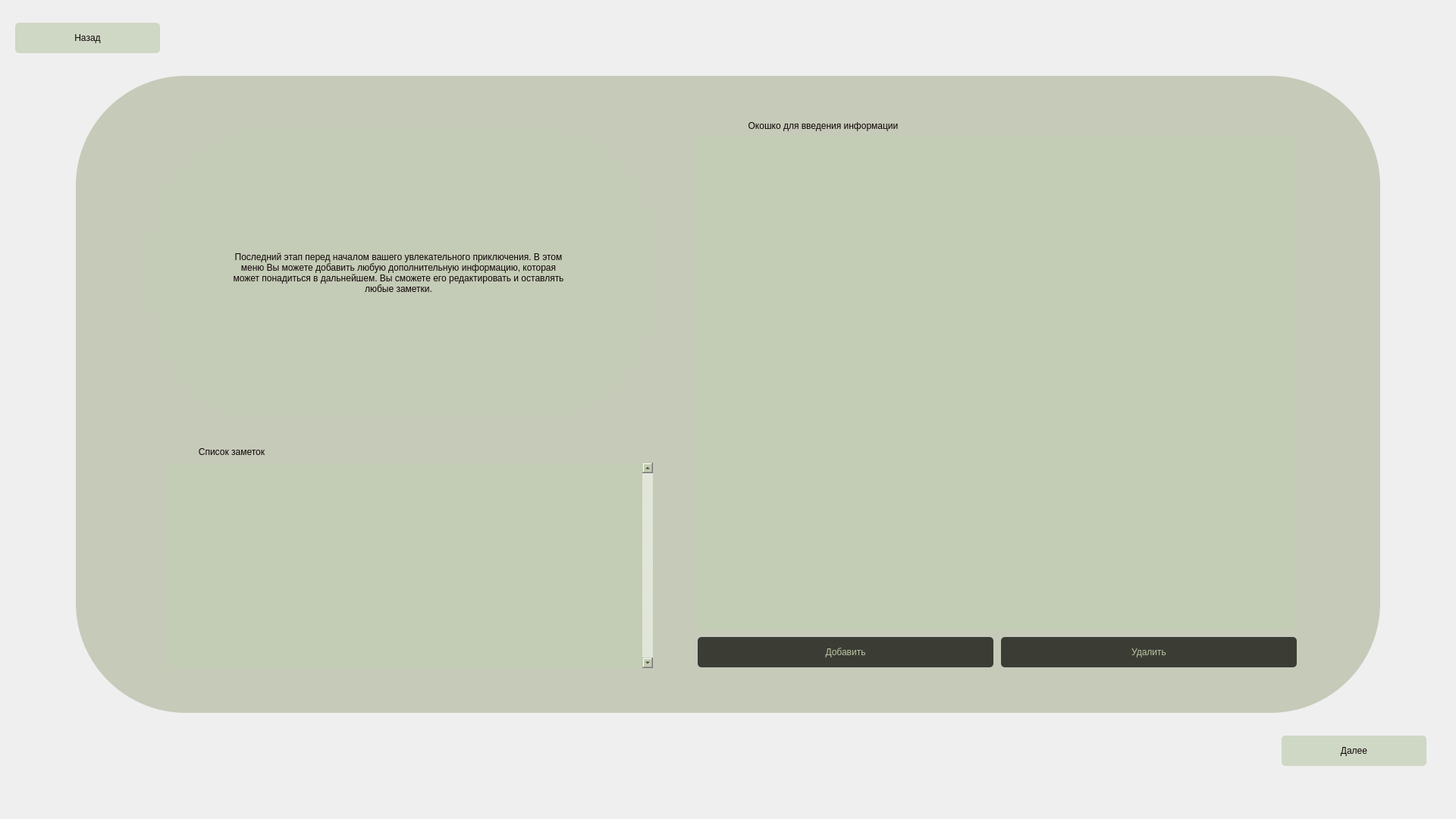
<?xml version="1.0" encoding="UTF-8"?>
<ui version="4.0">
 <class>Form</class>
 <widget class="QWidget" name="Form">
  <property name="geometry">
   <rect>
    <x>0</x>
    <y>0</y>
    <width>1920</width>
    <height>1080</height>
   </rect>
  </property>
  <property name="windowTitle">
   <string>Form</string>
  </property>
  <widget class="QLabel" name="label">
   <property name="geometry">
    <rect>
     <x>0</x>
     <y>0</y>
     <width>1920</width>
     <height>1080</height>
    </rect>
   </property>
   <property name="styleSheet">
    <string notr="true">border-image: url(&quot;/home/dis/Загрузки/background/forest5.jpg&quot;) 0 0 0 0 stretch stretch</string>
   </property>
   <property name="text">
    <string/>
   </property>
  </widget>
  <widget class="QLabel" name="label_2">
   <property name="geometry">
    <rect>
     <x>100</x>
     <y>100</y>
     <width>1720</width>
     <height>840</height>
    </rect>
   </property>
   <property name="styleSheet">
    <string notr="true">/*background-color: rgba(241, 243, 181, 55);*/
background-color: rgba(99, 113, 54, 75);
border-radius: 145px;</string>
   </property>
   <property name="text">
    <string/>
   </property>
  </widget>
  <widget class="QLabel" name="label_3">
   <property name="geometry">
    <rect>
     <x>200</x>
     <y>170</y>
     <width>661</width>
     <height>381</height>
    </rect>
   </property>
   <property name="styleSheet">
    <string notr="true">
color: rgb(14, 4, 5);
font: 500 italic 18pt &quot;Z003 [urw]&quot;;
background-color: rgba(193, 204, 178, 95);
border-radius: 150px;
opacity: 0.5;</string>
   </property>
   <property name="text">
    <string>&lt;html&gt;&lt;head/&gt;&lt;body&gt;&lt;p align=&quot;justify&quot;&gt;&lt;br/&gt;&lt;/p&gt;&lt;/body&gt;&lt;/html&gt;</string>
   </property>
   <property name="textFormat">
    <enum>Qt::TextFormat::AutoText</enum>
   </property>
   <property name="scaledContents">
    <bool>false</bool>
   </property>
   <property name="wordWrap">
    <bool>true</bool>
   </property>
  </widget>
  <widget class="QListWidget" name="list_files_zamenki">
   <property name="geometry">
    <rect>
     <x>220</x>
     <y>610</y>
     <width>641</width>
     <height>271</height>
    </rect>
   </property>
   <property name="styleSheet">
    <string notr="true">
color: rgb(14, 4, 5);
font: 500 italic 16pt &quot;Z003 [urw]&quot;;
background-color: rgba(193, 204, 178, 195);
border-radius: 5px;
opacity: 0.5;</string>
   </property>
   <property name="verticalScrollBarPolicy">
    <enum>Qt::ScrollBarPolicy::ScrollBarAlwaysOn</enum>
   </property>
  </widget>
  <widget class="QPushButton" name="btm_dalee">
   <property name="geometry">
    <rect>
     <x>1690</x>
     <y>970</y>
     <width>191</width>
     <height>40</height>
    </rect>
   </property>
   <property name="styleSheet">
    <string notr="true">color: rgb(14, 4, 5);
font: 500 italic 20pt &quot;Z003 [urw]&quot;;
background-color: rgba(193, 204, 178, 175);
border-radius: 5px;
opacity: 0.5;</string>
   </property>
   <property name="text">
    <string>Далее</string>
   </property>
  </widget>
  <widget class="QPushButton" name="btm_nazad">
   <property name="geometry">
    <rect>
     <x>20</x>
     <y>30</y>
     <width>191</width>
     <height>40</height>
    </rect>
   </property>
   <property name="styleSheet">
    <string notr="true">color: rgb(14, 4, 5);
font: 500 italic 20pt &quot;Z003 [urw]&quot;;
background-color: rgba(193, 204, 178, 175);
border-radius: 5px;
opacity: 0.5;</string>
   </property>
   <property name="text">
    <string>Назад</string>
   </property>
  </widget>
  <widget class="QLabel" name="label_4">
   <property name="geometry">
    <rect>
     <x>300</x>
     <y>180</y>
     <width>451</width>
     <height>361</height>
    </rect>
   </property>
   <property name="styleSheet">
    <string notr="true">
color: rgb(14, 4, 5);
font: 500 italic 18pt &quot;Z003 [urw]&quot;;
</string>
   </property>
   <property name="text">
    <string>&lt;html&gt;&lt;head/&gt;&lt;body&gt;&lt;p align=&quot;center&quot;&gt;Последний этап перед началом вашего увлекательного приключения. В этом меню Вы можете добавить любую дополнительную информацию, которая может понадиться в дальнейшем. Вы сможете его редактировать и оставлять любые заметки.&lt;/p&gt;&lt;/body&gt;&lt;/html&gt;</string>
   </property>
   <property name="scaledContents">
    <bool>true</bool>
   </property>
   <property name="wordWrap">
    <bool>true</bool>
   </property>
  </widget>
  <widget class="QLabel" name="label_9">
   <property name="geometry">
    <rect>
     <x>160</x>
     <y>580</y>
     <width>291</width>
     <height>31</height>
    </rect>
   </property>
   <property name="styleSheet">
    <string notr="true">
color: rgb(14, 4, 5);
font: 500 italic 18pt &quot;Z003 [urw]&quot;;
</string>
   </property>
   <property name="text">
    <string>Список заметок</string>
   </property>
   <property name="alignment">
    <set>Qt::AlignmentFlag::AlignCenter</set>
   </property>
  </widget>
  <widget class="QPushButton" name="btm_add_zamentk">
   <property name="geometry">
    <rect>
     <x>920</x>
     <y>840</y>
     <width>390</width>
     <height>40</height>
    </rect>
   </property>
   <property name="styleSheet">
    <string notr="true">color: rgb(188, 197, 163);
font: 500 italic 20pt &quot;Z003 [urw]&quot;;
background-color: rgba(21, 22, 17,200);
border-radius: 5px;
opacity: 0.5;</string>
   </property>
   <property name="text">
    <string>Добавить</string>
   </property>
  </widget>
  <widget class="QPushButton" name="ptm_del_zamenki">
   <property name="geometry">
    <rect>
     <x>1320</x>
     <y>840</y>
     <width>390</width>
     <height>40</height>
    </rect>
   </property>
   <property name="styleSheet">
    <string notr="true">color: rgb(188, 197, 163);
font: 500 italic 20pt &quot;Z003 [urw]&quot;;
background-color: rgba(21, 22, 17,200);
border-radius: 5px;
opacity: 0.5;</string>
   </property>
   <property name="text">
    <string>Удалить</string>
   </property>
  </widget>
  <widget class="QTextEdit" name="textEdit_zamenki">
   <property name="geometry">
    <rect>
     <x>920</x>
     <y>180</y>
     <width>791</width>
     <height>651</height>
    </rect>
   </property>
   <property name="styleSheet">
    <string notr="true">
color: rgb(14, 4, 5);
font: 500 italic 16pt &quot;Z003 [urw]&quot;;
background-color: rgba(193, 204, 178, 195);
border-radius: 5px;
opacity: 0.5;</string>
   </property>
  </widget>
  <widget class="QLabel" name="label_6">
   <property name="geometry">
    <rect>
     <x>870</x>
     <y>150</y>
     <width>431</width>
     <height>31</height>
    </rect>
   </property>
   <property name="styleSheet">
    <string notr="true">
color: rgb(14, 4, 5);
font: 500 italic 18pt &quot;Z003 [urw]&quot;;
</string>
   </property>
   <property name="text">
    <string>Окошко для введения информации</string>
   </property>
   <property name="alignment">
    <set>Qt::AlignmentFlag::AlignCenter</set>
   </property>
  </widget>
 </widget>
 <resources/>
 <connections/>
</ui>
